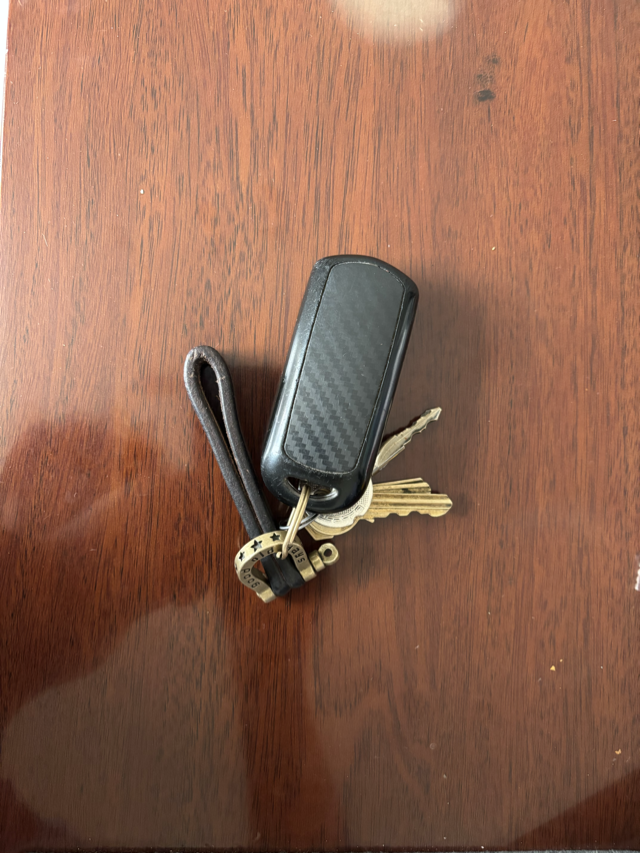
#> input picture week01-opencv/day03/images/IMG_9859.png, 640 x 853 px
$ python test02_threshold_comparison.py
#> lines starting #> are read from the running program, lines starting #| are printed output that depends on the picture; after the words box and inside, x2 and y2 are one past the last pixel; in counts of white or black regions, pixels touching at a corner belong together
'''
Descripttion:
Author: Jie.Zh
Date: 2026-06-20 22:45:03
LastEditTime: 2026-06-20 23:05:56
'''
import cv2
from pathlib import Path


# 文件夹路径
BASE_DIR=Path(__file__).resolve().parent
IMAGE_FILE_PATH = BASE_DIR/"images"/"IMG_9859.png"
THRESHOLD_FILE_PATH = BASE_DIR/"outputs"/"threshold_comparison"
THRESHOLD_FILE_PATH.mkdir(parents=True,exist_ok=True)

# 读取图片
image = cv2.imread(str(IMAGE_FILE_PATH))
#> image is the input picture: shape (853, 640, 3); mean B, G, R 81, 101.6, 143.6
if image is None:
  raise FileNotFoundError("文件读取失败")
# 转为灰度图
gray_image = cv2.cvtColor(image,cv2.COLOR_BGR2GRAY)
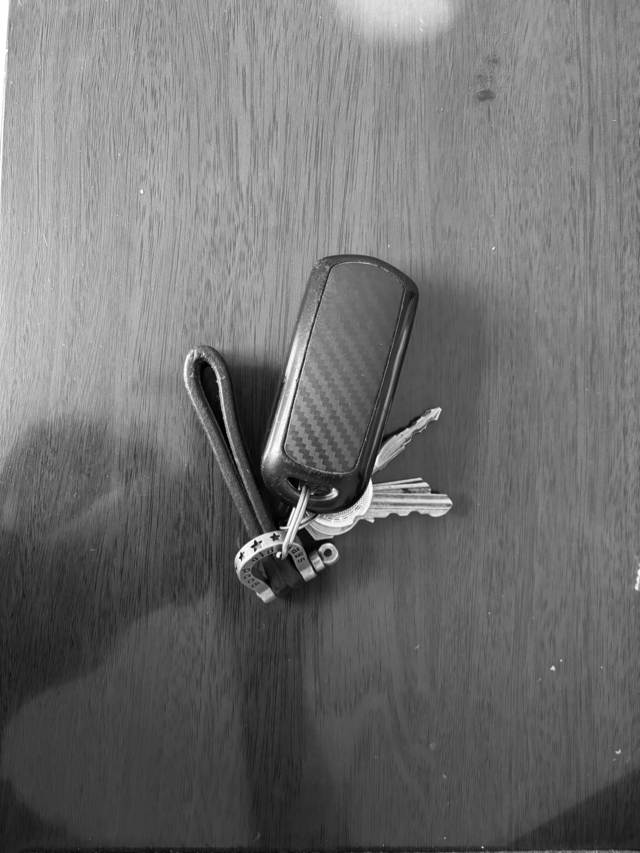
#> gray_image: shape (853, 640); min 0, max 255, mean 111.8

threshold_values = [50,127,200]

# 循环
for threshold in threshold_values:
  used_threshold,binary_image = cv2.threshold(
    gray_image,
    threshold,
    255,
    cv2.THRESH_BINARY
  )

  # 保存文件
  binary_path = THRESHOLD_FILE_PATH/f"IMG_9859_binary_{threshold}.png"

  binary_save = cv2.imwrite(str(binary_path),binary_image)
  if binary_save :
    print("保存成功，路径为",str(binary_path))
  else:
    print(f"IMG_9859_binary_{threshold}.png 保存失败")
  print(f"IMG_9859_binary_{threshold}.png 的实际阈值为：",used_threshold)
#> this loop made 3 passes
#> used_threshold on passes 1 to 3: 50, 127, 200
#| IMG_9859_binary_50.png 的实际阈值为： 50.0
#| IMG_9859_binary_127.png 的实际阈值为： 127.0
#| IMG_9859_binary_200.png 的实际阈值为： 200.0
#> pass 1, `used_threshold,binary_image = cv2.threshold( gray_image, threshold, 25..`:
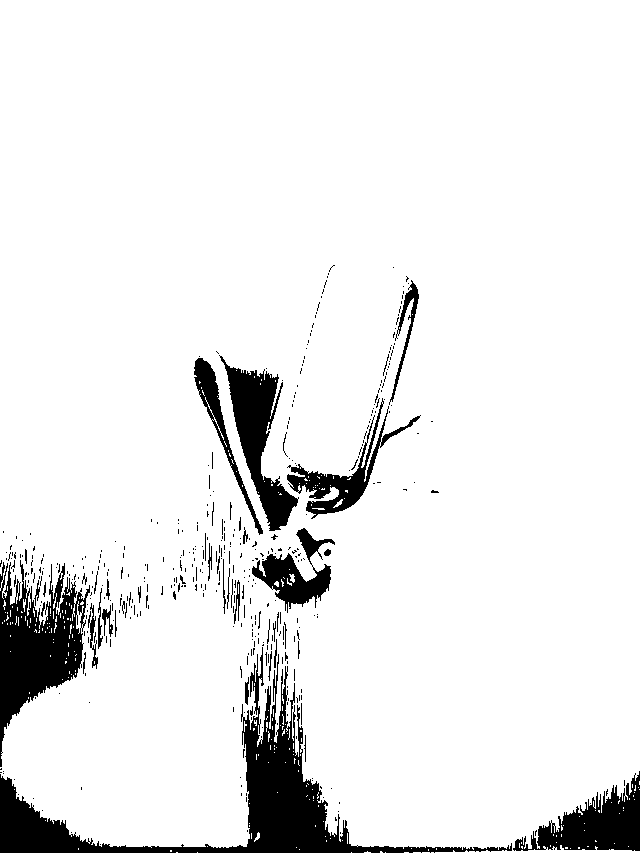
#> binary_image: shape (853, 640); 91.9% white; 442 black regions (394 under 20 px), largest, box (x1, y1, x2, y2) and area: (0, 647, 512, 853) 15262, (0, 560, 90, 767) 8204, (219, 355, 299, 531) 4846
#> pass 2, `used_threshold,binary_image = cv2.threshold( gray_image, threshold, 25..`:
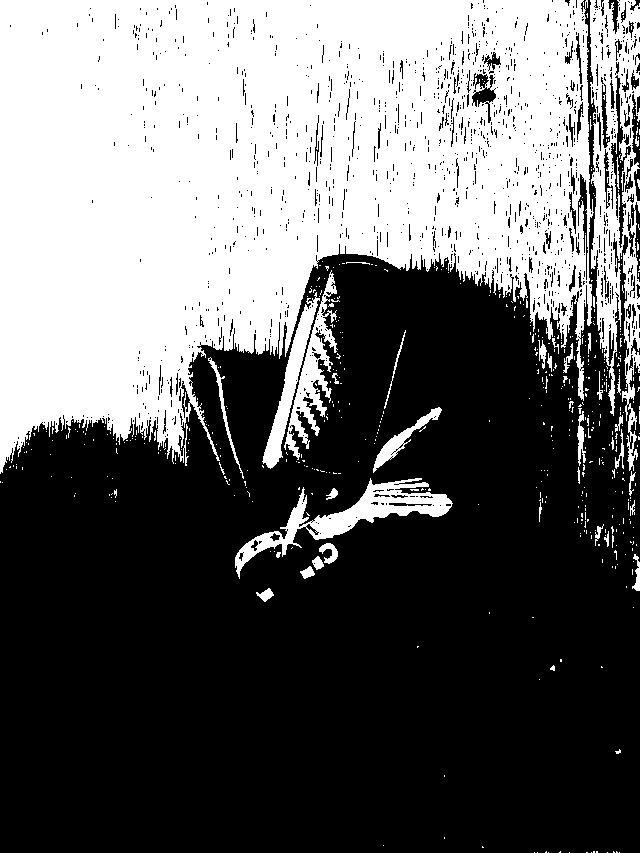
#> binary_image: shape (853, 640); 40.6% white; 564 white regions (522 under 20 px), largest, box (x1, y1, x2, y2) and area: (0, 0, 594, 474) 195031, (590, 0, 640, 471) 11731, (235, 478, 453, 579) 4714
#> pass 3, `used_threshold,binary_image = cv2.threshold( gray_image, threshold, 25..`:
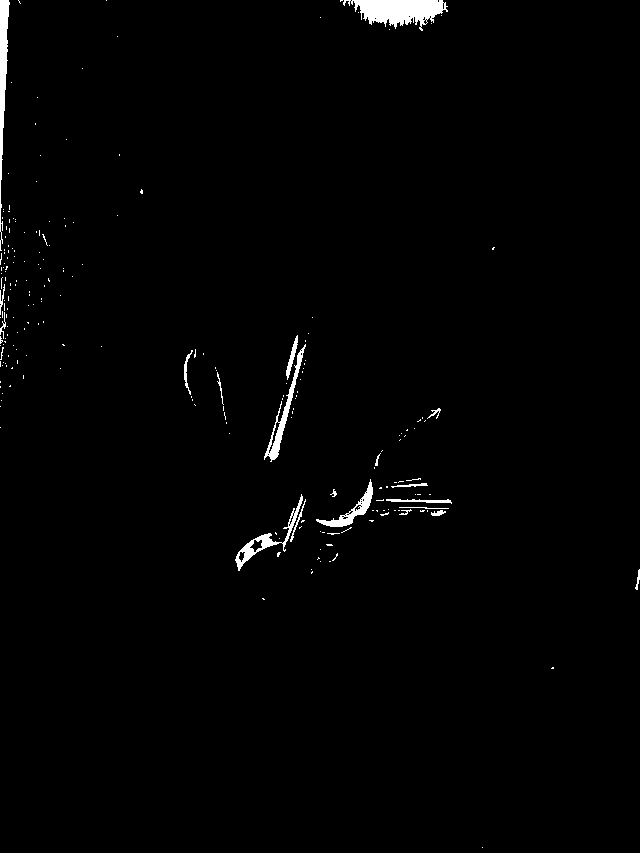
#> binary_image: shape (853, 640); 1.2% white; 224 white regions (204 under 20 px), largest, box (x1, y1, x2, y2) and area: (343, 0, 448, 31) 1873, (0, 0, 10, 251) 1070, (264, 344, 306, 462) 749
